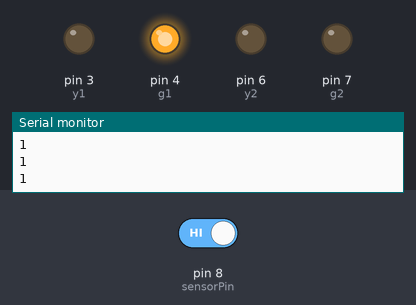
Simulated run of this sketch. Board: Arduino Uno, built with avr-gcc and run on an emulated ATmega328P. Parts: output pins drawn as LEDs (lit = HIGH), the last lines printed to the serial monitor. The inputs (shaded band) are chosen by the test bench; at power-on: pin 8 (sensorPin) HIGH. Pins used as bus, display or sensor lines are not drawn.

Above: at 2.8 s.
2.9 s: pin 8 (sensorPin) driven LOW
At 11.8 s:
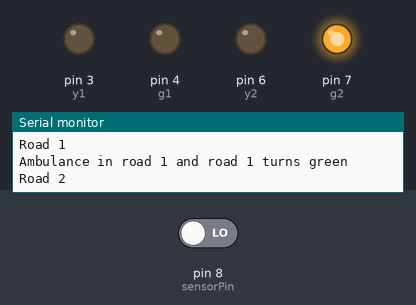
Timing chart, 0 to 19.5 s (numbered marks = the images above; inputs shaded):
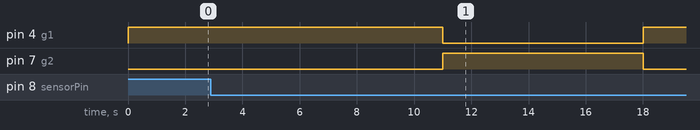

The sketch:

tra.ino
```cpp
int abcd;
int r1=2,y1=3,g1=4;
int r2=5,y2=6,g2=7;
int sensorPin=8;//sensorPin2=9;
boolean val =0;
void setup() {
  pinMode(sensorPin, INPUT);//pinMode(sensorPin2, INPUT);
  Serial.begin(1200);
 pinMode(r1,OUTPUT); pinMode(y1,OUTPUT); pinMode(g1,OUTPUT);
digitalWrite(r1,LOW);digitalWrite(y1,LOW);digitalWrite(g1,LOW);
   pinMode(r2,OUTPUT); pinMode(y2,OUTPUT); pinMode(g2,OUTPUT);
digitalWrite(r2,LOW);digitalWrite(y2,LOW);digitalWrite(g2,LOW);

}
void delayy(int a,int chk)
{
  unsigned long b=millis();
while((millis()-b)<a)
{

  delay(1);
  val =digitalRead(sensorPin);
  Serial.println(val);
 // unsigned long c=millis();
  if(val==LOW){
   if(chk==1)
   {
     // while((millis()-c)<5000){
      light1(8000);
      Serial.println("Ambulance in road 1 and road 1 turns green");///}
      //delay(3000);
   }
   light2(2000);
  /* if(chk==2)
   {
       //while((millis()-c)<5000){
       light2(2000);
       Serial.println("Ambulance in road 2 and road 2 turns green");//}
       //delay(3000);
  }*/

  }
}
}
void light1(int p)
{
  digitalWrite(r1,LOW);
  digitalWrite(y1,LOW);
  digitalWrite(g1,HIGH);

   digitalWrite(r2,HIGH);
  digitalWrite(y2,LOW);
  digitalWrite(g2,LOW);
  Serial.println("Road 1");
   delay(p);
}
void light2(int p)
{
  digitalWrite(r1,HIGH);
  digitalWrite(y1,LOW);
  digitalWrite(g1,LOW);

   digitalWrite(r2,LOW);
  digitalWrite(y2,LOW);
  digitalWrite(g2,HIGH);
Serial.println("Road 2");
 delay(p);
}
void loop() {


  light1(2000);
  delayy(3000,1);

 /* digitalWrite(r1,LOW);
  digitalWrite(y1,HIGH);
  digitalWrite(g1,LOW);
  delayy(1000);*/


  light2(1000);
  delayy(3000,2);


}
```
